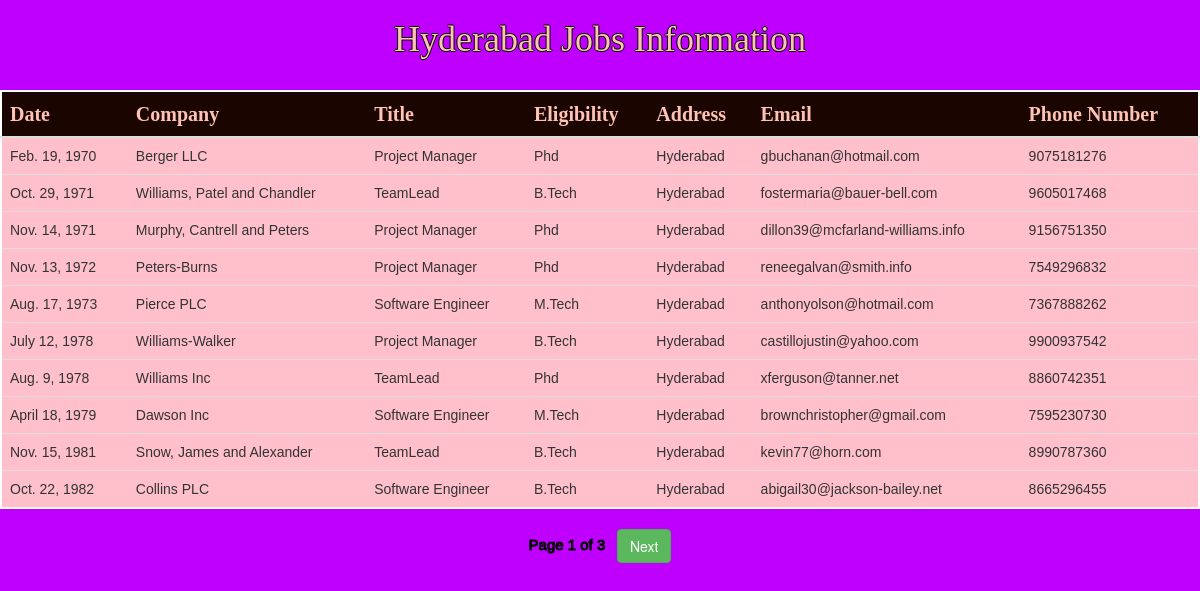
Screenshot of /hydjobs/ with the database file from the repository.
### testapp/models.py (models this page shows)
class hydjobs(models.Model):
    date=models.DateField()
    company=models.CharField(max_length=100)
    title=models.CharField(max_length=100)
    eligibility=models.CharField(max_length=100)
    address=models.CharField(max_length=100)
    email=models.EmailField()
    phonenumber=models.IntegerField()

### testapp/views.py (the view)
# urls.py: path('hydjobs/',views.hydjobs1),
def hydjobs1(request):
    jobs_list=hydjobs.objects.order_by('date')
    paginator=Paginator(jobs_list,10)
    page_number=request.GET.get('page')
    try:
        jobs_list=paginator.page(page_number)
    except PageNotAnInteger:
        jobs_list=paginator.page(1)
    except EmptyPage:
        jobs_list=paginator.page(paginator.num_pages)
    my_dict={'jobs_list':jobs_list}
    return render(request,'testapp/hydjobs.html',context=my_dict)

### templates/testapp/hydjobs.html
{%extends 'testapp/base.html'%}
           {%block body_block%}
             <h1 align='center'>Hyderabad Jobs Information</h1>&nbsp
      {% if jobs_list %}
      <table id='tab' align='center' class="table table-hover">
        <thead>
          <th>Date</th>
          <th>Company</th>
          <th>Title</th>
          <th>Eligibility</th>
          <th>Address</th>
          <th>Email</th>
          <th>Phone Number</th>
        </thead>
        {%for job in jobs_list %}
        <tr>
          <td>{{job.date}}</td>
          <td>{{job.company}}</td>
          <td>{{job.title}}</td>
          <td>{{job.eligibility}}</td>
          <td>{{job.address}}</td>
          <td>{{job.email}}</td>
          <td>{{job.phonenumber}}</td>
        </tr>
        {% endfor %}
      </table>
      {%include 'testapp/pagination.html' with page=jobs_list %}
      <br><br>
      {%else %}
      <p>No Jobs Found in Hyderabad</p>
    {% endif %}
{%endblock%}

### templates/testapp/base.html (shortened to what this page needs)
<!DOCTYPE html>
{%load staticfiles%}
<html lang="en" dir="ltr">
  <head>
    <link rel="stylesheet" href="https://maxcdn.bootstrapcdn.com/bootstrap/3.3.7/css/bootstrap.min.css">
    <link rel="stylesheet" href="{% static "css/demo.css" %}">
  </head>
  <body>
          {%block body_block%}
          {%endblock%}
  </body>
</html>

### templates/testapp/pagination.html (shortened to what this page needs)
<div class="paginator" align='center'>
  <span>Page {{page.number}} of {{page.paginator.num_pages}}</span>&nbsp&nbsp
  {%if page.has_next%}
    <a href="?page={{page.next_page_number}}" class="btn btn-success">Next</a>
  {%endif%}
</div>

### static/css/demo.css (style rules this page uses)
body { background: #bf00ff; }
table { background: pink; border: 2px white solid; }
thead { font-family: 'Patua One', cursive; font-size: 20px; background: #1a0500; color: #ffc2b3; }
h1 { font-family: 'Patua One', cursive; font-size: 50x; color: #ffc2b3; text-shadow: -1px 0 black, 0 1px black, 1px 0 black, 0 -1px black; }
td { font-family: 'Orbitron', sans-serif; }
span { font-size: 15px; font-family: sans-serif; -webkit-text-stroke: 1px black; color: black; }

### rows the page displays
hydjobs: date "Feb. 19, 1970", company "Berger LLC", title "Project Manager", eligibility "Phd", address "Hyderabad", email "gbuchanan@hotmail.com", phonenumber "9075181276"
hydjobs: date "Oct. 29, 1971", company "Williams, Patel and Chandler", title "TeamLead", eligibility "B.Tech", address "Hyderabad", email "fostermaria@bauer-bell.com", phonenumber "9605017468"
hydjobs: date "Nov. 14, 1971", company "Murphy, Cantrell and Peters", title "Project Manager", eligibility "Phd", address "Hyderabad", email "dillon39@mcfarland-williams.info", phonenumber "9156751350"
hydjobs: date "Nov. 13, 1972", company "Peters-Burns", title "Project Manager", eligibility "Phd", address "Hyderabad", email "reneegalvan@smith.info", phonenumber "7549296832"
hydjobs: date "Aug. 17, 1973", company "Pierce PLC", title "Software Engineer", eligibility "M.Tech", address "Hyderabad", email "anthonyolson@hotmail.com", phonenumber "7367888262"
hydjobs: date "July 12, 1978", company "Williams-Walker", title "Project Manager", eligibility "B.Tech", address "Hyderabad", email "castillojustin@yahoo.com", phonenumber "9900937542"
hydjobs: date "Aug. 9, 1978", company "Williams Inc", title "TeamLead", eligibility "Phd", address "Hyderabad", email "xferguson@tanner.net", phonenumber "8860742351"
hydjobs: date "April 18, 1979", company "Dawson Inc", title "Software Engineer", eligibility "M.Tech", address "Hyderabad", email "brownchristopher@gmail.com", phonenumber "7595230730"
hydjobs: date "Nov. 15, 1981", company "Snow, James and Alexander", title "TeamLead", eligibility "B.Tech", address "Hyderabad", email "kevin77@horn.com", phonenumber "8990787360"
hydjobs: date "Oct. 22, 1982", company "Collins PLC", title "Software Engineer", eligibility "B.Tech", address "Hyderabad", email "abigail30@jackson-bailey.net", phonenumber "8665296455"

### other values shown
{{ page.number }} "1"
{{ page.paginator.num_pages }} "3"
